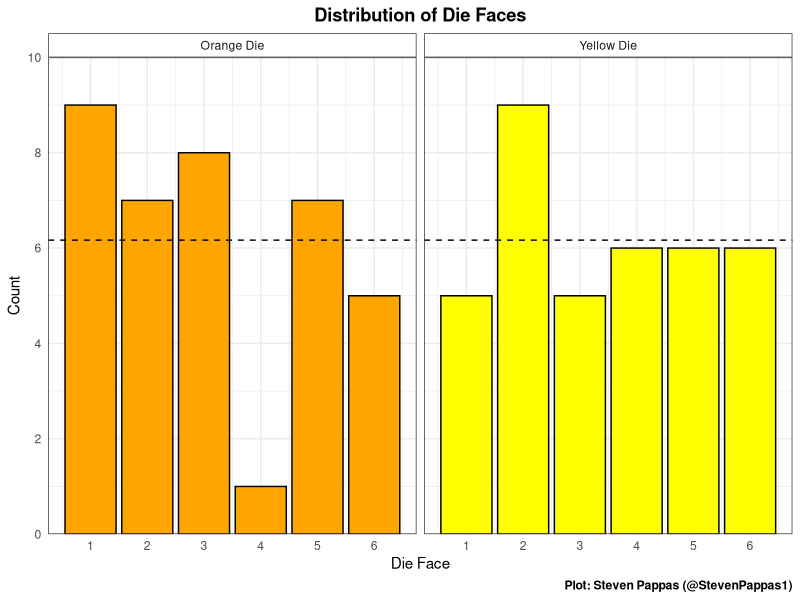
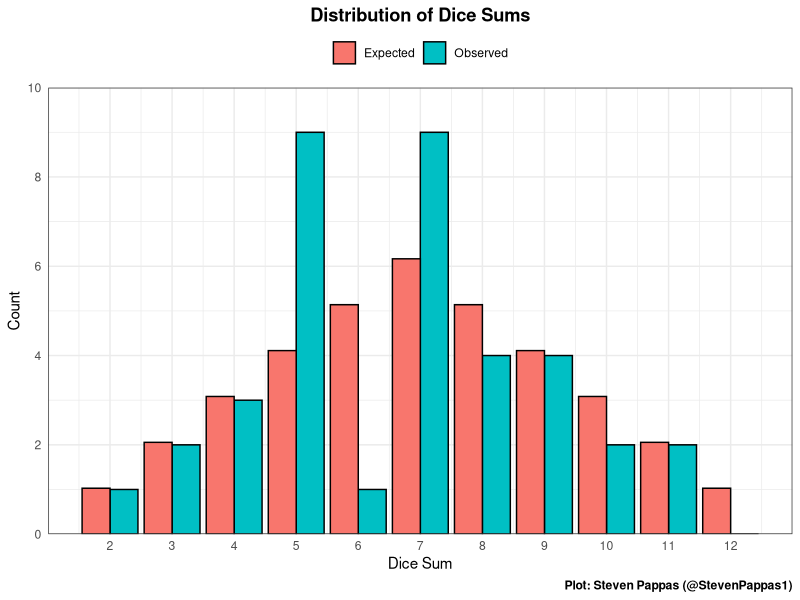
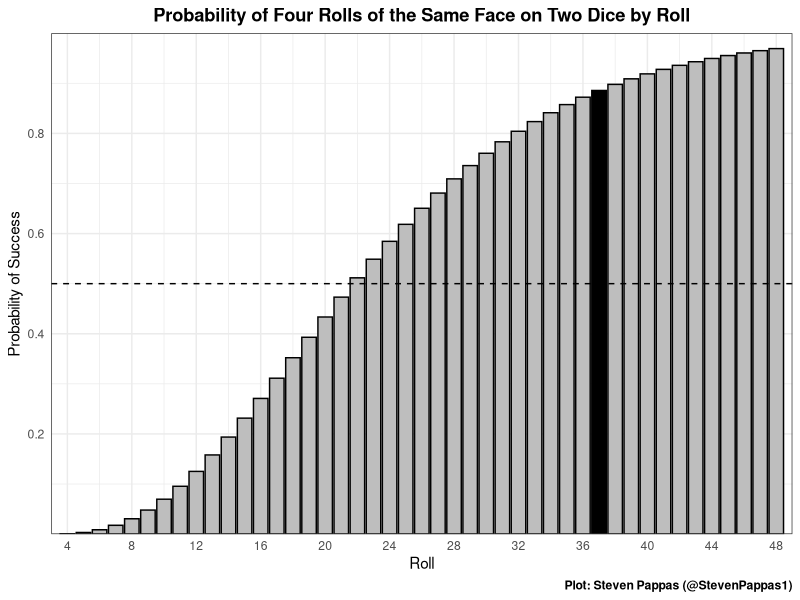

These figures' R source, in order:

library(tidyverse)

breadbasket <- read_csv("breadbasket.csv") %>%
  mutate(Sum = Yellow + Orange)

breadbasket %>%
  group_by(Yellow) %>%
  reframe(n = n())

breadbasket %>%
  group_by(Orange) %>%
  reframe(n = n())

chisq.test(
  table(factor(breadbasket$Yellow)),
  p = rep(1/6, 6)
)

chisq.test(
  table(factor(breadbasket$Orange)),
  p = rep(1/6, 6)
)

chisq.test(
  table(factor(breadbasket$Sum, levels = 2:12)),
  p = c(1, 2, 3, 4, 5, 6, 5, 4, 3, 2, 1)/36
)

plot_die <- breadbasket %>%
  rename(`Yellow Die` = Yellow, `Orange Die` = Orange) %>%
  pivot_longer(c(`Yellow Die`, `Orange Die`), names_to = "Dice", values_to = "Number") %>%
  ggplot(aes(x = Number, fill = Dice)) +
  geom_bar(color = "black") +
  geom_hline(yintercept = 37/6, linetype = "dashed") +
  facet_wrap(~ Dice) +
  scale_fill_manual(values = c("Yellow Die" = "yellow", "Orange Die" = "orange")) +
  scale_x_continuous(
    labels = 1:6, 
    breaks = 1:6
  ) +
  scale_y_continuous(
    limits = c(0, 10), 
    expand = c(0, 0), 
    labels = seq(0, 10, by = 2), 
    breaks = seq(0, 10, by = 2)
  ) +
  labs(
    title = "Distribution of Die Faces",
    x = "Die Face",
    y = "Count",
    fill = NULL,
    caption = "Plot: Steven Pappas (@StevenPappas1)"
  ) +
  theme_bw() +
  theme(
    plot.title = element_text(face = "bold", hjust = 0.5),
    plot.caption = element_text(face = "bold"),
    legend.position = "none",
    strip.background = element_rect(fill = "white"),
    axis.ticks = element_blank()
  )

breadbasket_sum <- data.frame(
  Sum = 2:12,
  Observed = breadbasket %>%
    mutate(Sum = factor(Sum, levels = 2:12)) %>%
    group_by(Sum, .drop = F) %>%
    reframe(N = n()) %>%
    pull(N),
  Expected = c(1, 2, 3, 4, 5, 6, 5, 4, 3, 2, 1)/36*37
) %>%
  pivot_longer(!Sum, names_to = "Type", values_to = "Value")

plot_sum <- breadbasket_sum %>%
  ggplot(aes(x = Sum, y = Value, fill = Type)) +
  geom_col(color = "black", position = "dodge") +
  scale_x_continuous(
    labels = 1:12, 
    breaks = 1:12
  ) +
  scale_y_continuous(
    limits = c(0, 10),
    expand = c(0, 0),
    labels = seq(0, 10, by = 2),
    breaks = seq(0, 10, by = 2)
  ) +
  labs(
    title = "Distribution of Dice Sums",
    x = "Dice Sum",
    y = "Count",
    fill = NULL,
    caption = "Plot: Steven Pappas (@StevenPappas1)"
  ) +
  theme_bw() +
  theme(
    plot.title = element_text(face = "bold", hjust = 0.5),
    plot.caption = element_text(face = "bold"),
    legend.position = "top",
    strip.background = element_rect(fill = "white"),
    axis.ticks = element_blank()
  )

breadbasket_nbinom <- data.frame(
  x = 4:50
) %>%
  mutate(p = pnbinom(x - 4, size = 4, p = 1/6))

plot_nbinom <- breadbasket_nbinom %>%
  ggplot(aes(x = x, y = p, fill = x == 37)) +
  geom_col(color = "black") +
  scale_x_continuous(
    expand = c(0, 0),
    limits = c(3, 49),
    labels = seq(4, 48, by = 4),
    breaks = seq(4, 48, by = 4)
  ) +
  scale_y_continuous(
    expand = c(0, 0),
    limits = c(0, 1),
    labels = seq(0.2, 0.8, by = 0.2),
    breaks = seq(0.2, 0.8, by = 0.2)
  ) +
  scale_fill_manual(values = c("TRUE" = "black", "FALSE" = "gray")) +
  geom_hline(yintercept = 0.5, linetype = "dashed") +
  labs(
    title = "Probability of Four Rolls of the Same Face on Two Dice by Roll",
    x = "Roll",
    y = "Probability of Success",
    fill = NULL,
    caption = "Plot: Steven Pappas (@StevenPappas1)"
  ) +
  theme_bw() +
  theme(
    plot.title = element_text(hjust = 0.5, face = "bold"),
    plot.caption = element_text(face = "bold"),
    legend.position = "none",
    axis.ticks = element_blank()
  )

ggsave(plot = plot_die, filename = "plot_die.jpeg", device = "jpeg")

ggsave(plot = plot_sum, filename = "plot_sum.jpeg", device = "jpeg")

ggsave(plot = plot_nbinom, filename = "plot_nbinom.jpeg", device = "jpeg")
